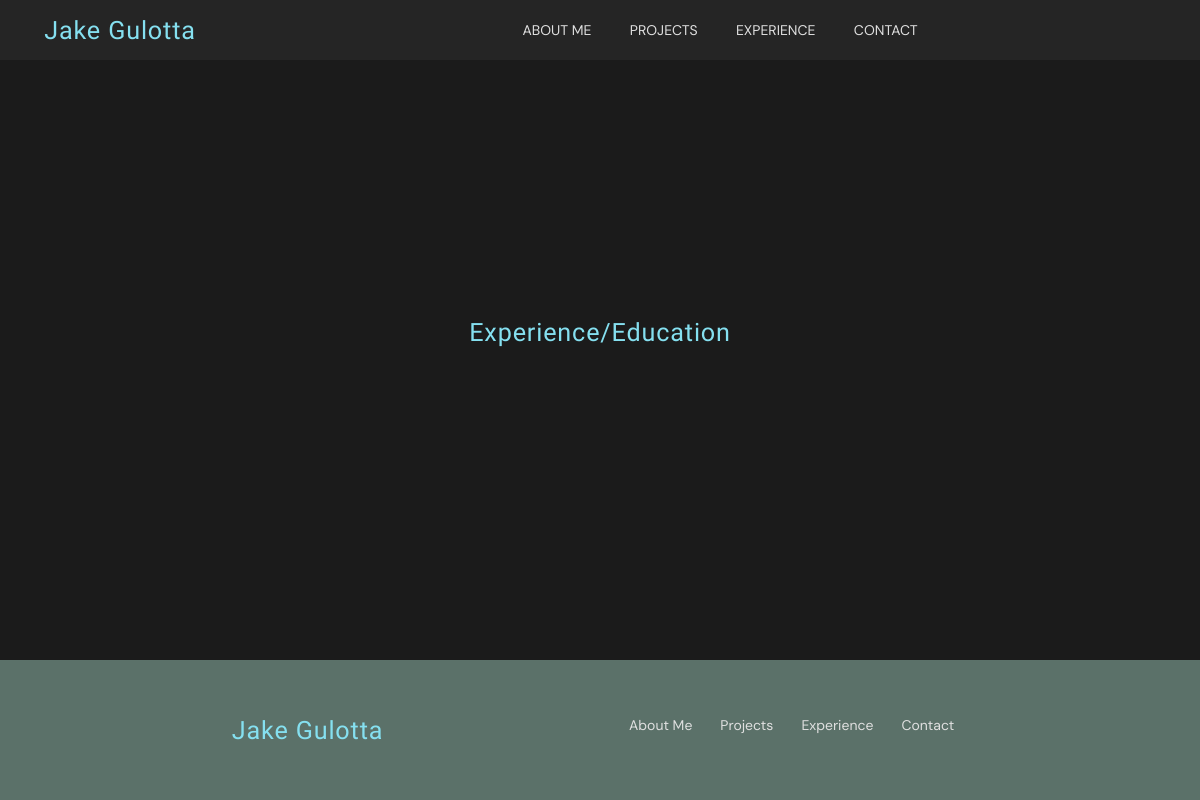
Before: /experiences/ with the older database file.
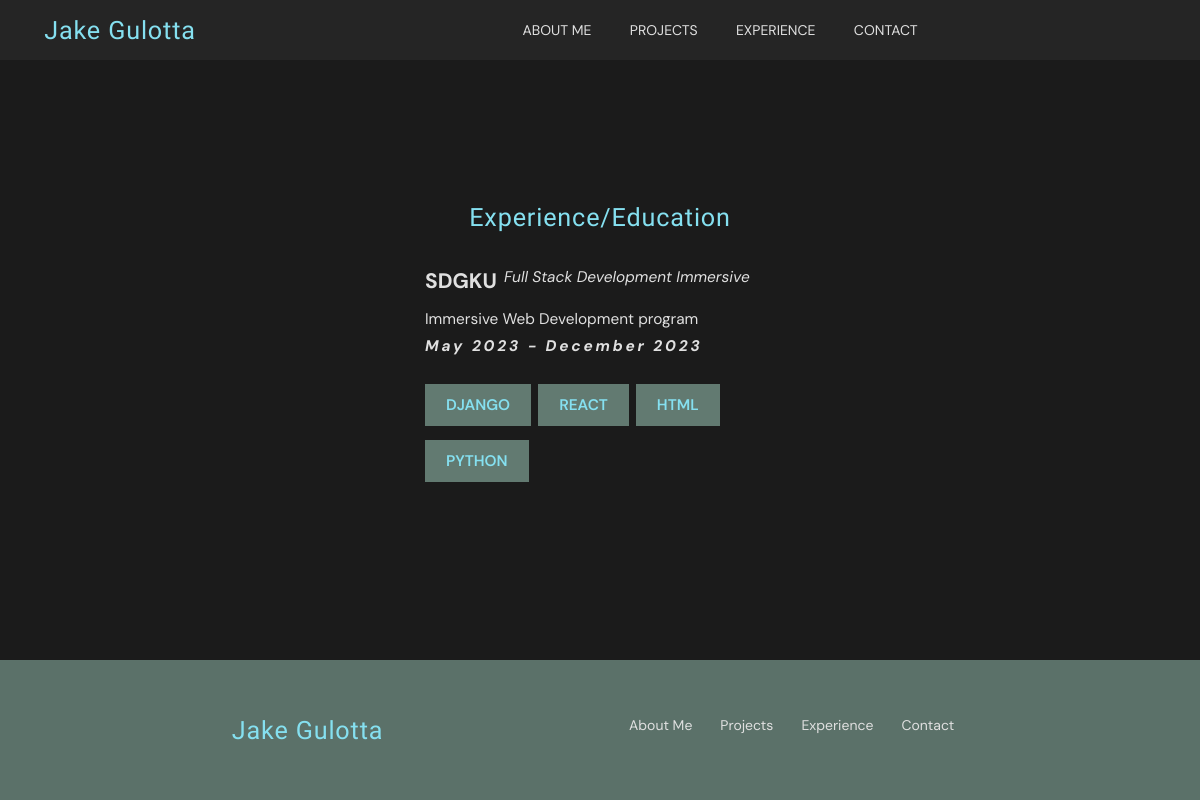
After: the same page with the newer database file.
### experiences/models.py (models this page shows, shortened)
class Experience(models.Model):
    entity = models.CharField(max_length=225)
    title = models.CharField(max_length=225)
    description = models.TextField()
    period = models.CharField(max_length=50)
    technologies = models.ManyToManyField(Tech)

class Tech(models.Model):
    name = models.CharField(max_length=100)

### experiences/views.py (the view)
# urls.py: path('', views.experience_list, name='experience_list'),
def experience_list(request):
    experiences = Experience.objects.all()
    return render(request, 'experiences/experience_list.html', {'experiences': experiences})

### templates/experiences/experience_list.html (shortened to what this page needs)
{% extends 'base.html' %}
{% load static %}
{% block content %}
<section class="experience-section center">
    <h2>Experience/Education</h2>
    <div id="experience-list">
        {% for exp in experiences %}
        <div class="experience-card">
            <p>{{ exp.entity }}</p>
            <p>{{ exp.title }}</p>
            <p>{{ exp.description }}</p>
            <p>{{ exp.period }}</p>
            {% for tech in exp.technologies.all %}
            <div class="technologies center">
                <label>{{ tech.name }}</label>
            </div>
            {% endfor %}
        </div>
        {% endfor %}
    </div>
</section>
{% endblock content %}

### templates/base.html (shortened to what this page needs)
{% load static %}
<!DOCTYPE html>
<html lang="en">
<head>
    <link rel="stylesheet" href="{% static './css/base.css' %}">
    <link rel="stylesheet" href="{% static './css/header.css' %}">
    <link rel="stylesheet" href="{% static './css/sections.css' %}">
    <link rel="stylesheet" href="{% static './css/responsive.css' %}">
    <link rel="stylesheet" href="{% static './css/footer.css' %}">
</head>
<body>
    <header class="center">
        <div class="logo center">
            <a href="">
                <h2>Jake Gulotta</h2>
            </a>
        </div>
        <nav>
            <div class="nav-link center">
                <a href="{% url 'home' %}">About Me</a>
                <a href="{% url 'projects_list' %}">Projects</a>
                <a href="{% url 'experience_list' %}">Experience</a>
                <a href="{% url 'contact' %}">Contact</a>
            </div>
        </nav>
    </header>
    {% block content %}
    {% endblock content %}
    <footer>
        <a href="">
            <h2>Jake Gulotta</h2>
        </a>
        <nav class="nav-footer center">
            <a href="{% url 'home' %}">About Me</a>
            <a href="{% url 'projects_list' %}">Projects</a>
            <a href="{% url 'experience_list' %}">Experience</a>
            <a href="{% url 'contact' %}">Contact</a>
        </nav>
    </footer>
</body>
</html>

### static/css/base.css (style rules this page uses)
:root { --primary-color: #85E0F0; --primary-color-100: #D2F3F9; --primary-color-700: #117688; --secondary-color: #627A71; --secondary-color-600: #5B7169; --secondary-color-900: #171C1A; --neutral-color: #e0e0e0; --background-color: #1b1b1b; --surface-color: #252525; --lobster-font: 'Lobster', sans-serif; --sans-font: 'DM Sans', sans-serif; }
.center { display: flex; justify-content: center; align-items: center; }
a { text-decoration: none; }
html { font-size: 14px; background-color: var(--background-color); }
* { font-family: var(--sans-font); margin: 0px; padding: 0px; }
body { height: 100vh; display: flex; flex-direction: column; justify-content: space-between; }
h2 { color: var(--primary-color); font-family: var(--lobster-font); font-weight: 400; letter-spacing: 0.06rem; font-size: 1.8rem; }
p { color: var(--neutral-color); font-size: 1.1rem; }

### static/css/header.css (style rules this page uses)
header { background-color: var(--surface-color); height: 60px; position: sticky; top: 0px; }
.logo { width: 20%; height: 100%; }
nav { width: 80%; height: 100%; }
.nav-link { height: 100%; }
.nav-link a { color: var(--neutral-color); text-decoration: none; font-size: 1rem; text-transform: uppercase; margin: 2%; text-transform: 1% 2%; }

### static/css/sections.css (style rules this page uses)
.skills label, .technologies label { cursor: initial; color: var(--primary-color); background-color: var(--secondary-color); font-size: 1.1rem; text-transform: uppercase; padding: 0.8rem 1.5rem; font-weight: 600; }
.technologies { justify-content: flex-start; gap: 0.5rem; flex-wrap: wrap; margin-top: 0.5rem; }
a p:nth-child(2), .experience-card p:nth-child(1) { font-size: 1.5rem; font-weight: bolder; margin-bottom: 0.5rem; }
a p:nth-child(3), .experience-card p:nth-child(2) { font-style: italic; }
a p:nth-child(4), .experience-card p:nth-child(4) { font-style: italic; font-weight: bolder; letter-spacing: 0.2rem; margin-bottom: 1rem; }
.experience-section { flex-direction: column; margin: 4rem; }
#experience-list { margin-top: 2rem; display: flex; flex-wrap: wrap; justify-content: center; width: 100%; gap: 4rem; }
.experience-card { display: flex; flex-wrap: wrap; width: 25rem; padding: 0.5rem; gap: 0.5rem; }

### static/css/footer.css (style rules this page uses)
footer { height: 10rem; background-color: var(--secondary-color-600); display: flex; justify-content: space-evenly; align-items: center; margin-top: 2rem; }
footer nav { width: max-content; }
footer nav a { color: var(--neutral-color); text-decoration: none; margin: 0px 1rem; height: 2rem; }

Changed rows visible on the page:
added Experience: entity "SDGKU", title "Full Stack Development Immersive", description "Immersive Web Development program", period "May 2023 - December 2023"
added Tech: name "DJANGO"
added Tech: name "REACT"
added Tech: name "HTML"
added Tech: name "PYTHON"
